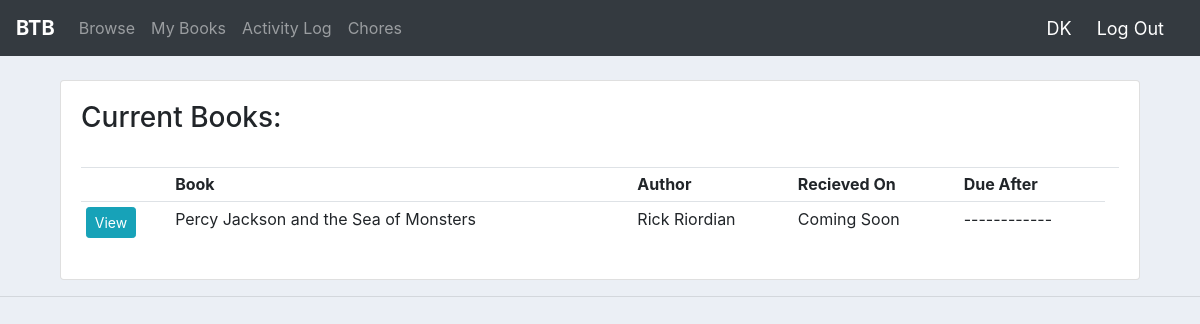
Page /mybooks/ (signed in) on the earlier database version.
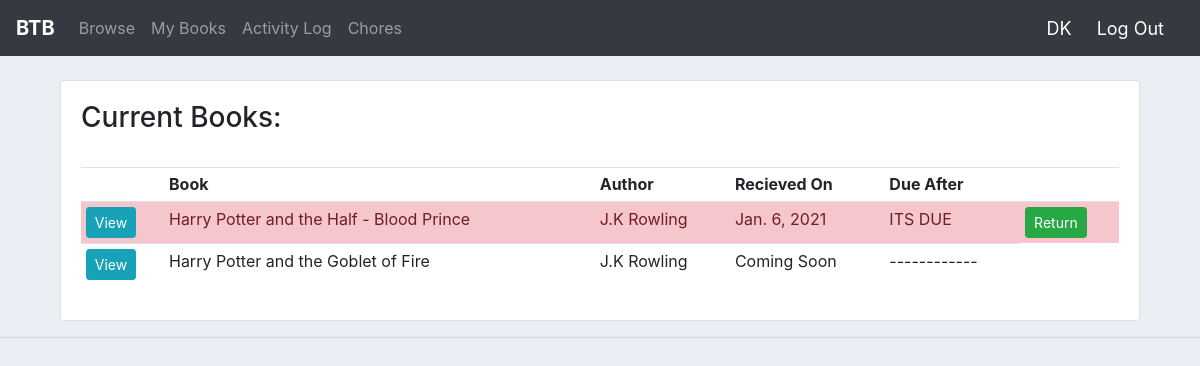
Same page on the later database version.
### user/models.py (models this page shows, shortened)
class Orders(models.Model):
    status = (('delivering','delivering'),('delivered','delivered'),('returning','returning'),('returned','returned'))
    date_created = models.DateField(auto_now_add = True, null =True)
    Customer = models.ForeignKey(Customer, null = True, on_delete = models.SET_NULL)
    Product = models.ForeignKey(Books, null = True, on_delete = models.SET_NULL)
    Status =  models.CharField(max_length = 200, null=True, choices = status)
    recieved_on = models.DateField(null =True, blank = True)
    returned_on = models.DateField(null =True, blank = True)

class Books(models.Model):
    status = (('unavailable','unavailable'),('available','available'))
    BookName = models.CharField(max_length = 200, null=True)
    AuthorName = models.CharField(max_length = 200, null=True)
    Status =  models.CharField(max_length = 200, null=True, choices = status)
    Genre = models.ManyToManyField(Genre)
    Age = models.CharField(max_length = 10, null = True)
    Image = models.ImageField(null = True, blank =True, upload_to = 'books/images')
    PDF = models.FileField(null = True, blank =True, upload_to = 'books/pdfs')
    Description = models.TextField(null = True, blank = True)
    Note = models.CharField(max_length = 500, null = True, blank = True)

### user/views.py (the view)
# urls.py: path('mybooks/', views.mybooks, name = 'mybooks'),
@login_required(login_url = 'signin')
def mybooks(request):
    pk = request.user.customer.id
    books_with_me = Orders.objects.filter(Customer = pk, Status = 'delivered')
    books_coming_to_me = Orders.objects.filter(Customer = pk, Status = 'delivering')
    today = date.today()
    for i in books_with_me:
        global due_day
        value = due_day - ((today - i.recieved_on).days)
        if value == 1:
            i.due_on = 'Tomorrow'
        elif value == 0:
            i.due_on = 'Today'
        elif value < 0:
            i.due_on = 'ITS DUE'
        else:
            i.due_on = str(value) + ' days'
    context = {'orders': books_with_me, 'incomingbooks': books_coming_to_me}
    return render(request, 'user/mybooks.html',context)

### user/templates/user/mybooks.html
{% extends 'user/main.html' %}
{% block content %}
<br>
<div class="row">
  <div class="container">
    <div class="col-md-12">
      <div class="card card-body">
        <h3>Current Books:</h3>
        <br>
        <table class="table table-sm">
          <tr>
            <th></th>
            <th>Book</th>
            <th>Author</th>
            <th>Recieved On</th>
            <th>Due After</th>
            <th></th>
          </tr>
          {% for i in orders %}
          <tr {% if i.due_on == 'ITS DUE' %} class="list-group-item-danger"{% endif %}>
            <td><a href="{% url 'bookinfo' i.Product.id %}" class=" btn btn-sm btn-info">View</a></td>
            <td>{{i.Product.BookName}}</td>
            <td>{{i.Product.AuthorName}}</td>
            <td>{{i.recieved_on}}</td>
            <td>{{i.due_on}}</td>
            <td><a href="{% url 'returnbook' i.id %}" class=" btn btn-sm btn-success">Return</a></td>
          </tr>
          {% endfor %}
          {% for i in incomingbooks%}
          <tr>
            <td><a href="{% url 'bookinfo' i.Product.id %}" class=" btn btn-sm btn-info">View</a></td>
            <td>{{i.Product.BookName}}</td>
            <td>{{i.Product.AuthorName}}</td>
            <td>Coming Soon</td>
            <td>------------</td>
          </tr>
          {% endfor %}
        </table>
      </div>
    </div>
  </div>
</div>
{% endblock %}

### user/templates/user/main.html (shortened to what this page needs)
<!DOCTYPE html>
<html lang="en" dir="ltr">
  <head>
    <link rel="stylesheet" href="https://stackpath.bootstrapcdn.com/bootstrap/4.3.1/css/bootstrap.min.css">
  </head>
  <body>
      {% include 'user/navbar.html'%}
      {% block content %}
      {% endblock %}
      <hr>
  </body>
</html>

### user/templates/user/navbar.html (shortened to what this page needs)
<nav class="navbar navbar-expand-lg navbar-dark bg-dark">
  <a href="{% url 'browse'%}" class="navbar-brand" ><b>BTB</b></a>
  <div class="collapse navbar-collapse" id="navbarNav">
    <ul class="navbar-nav">
      <li class="nav-item">
        <a class="nav-link" href="{% url 'browse'%}">Browse</a>
      </li>
      {% if request.user.is_authenticated %}
      <li class="nav-item">
        <a class="nav-link" href="{% url 'mybooks' %}">My Books</a>
      </li>
      <li class="nav-item">
        <a class="nav-link" href="{% url 'activity' request.user.customer.id %}">Activity Log</a>
      </li>
      {% if request.user.is_staff %}
      <li class="nav-item">
        <a class="nav-link" href="{% url 'chores' %}">Chores</a>
      </li>
      {%endif%}
      {%endif%}
    </ul>
  </div>
  <span class="hi">&nbsp;{{request.user}}&nbsp;</span>
  {% if request.user.is_authenticated %}
  <span><a href="{% url 'signout' %}"  class="hi">Log Out</a></span>
  {% else %}
  <span><a href="{% url 'signin' %}"  class="hi">Sign In</a></span>
  <span><a href="{% url 'signup' %}"  class="hi">Sign Up</a></span>
  {% endif %}
</nav>

### user/templates/user/main.html (style rules this page uses)
body { background-color: #ebeff5; }

### user/templates/user/navbar.html (style rules this page uses)
.hi { font-size: 18px; color: #fff; margin-right: 20px; }

Differences in the rows shown:
removed Orders: Product.BookName "Percy Jackson and the Sea of Monsters", Product.AuthorName "Rick Riordian", shown under "Current Books:"
added Orders: Product.BookName "Harry Potter and the Half - Blood Prince", Product.AuthorName "J.K Rowling", recieved_on "Jan. 6, 2021", due_on "ITS DUE", shown under "Current Books:"
added Orders: Product.BookName "Harry Potter and the Goblet of Fire", Product.AuthorName "J.K Rowling"
